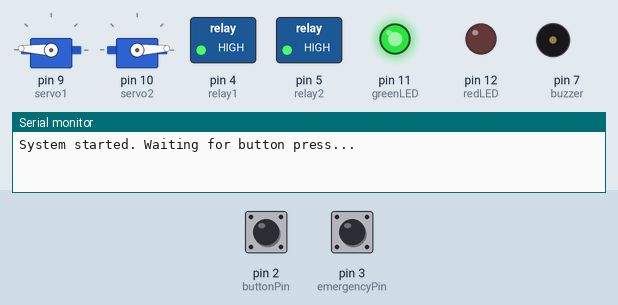
Simulated run of this sketch. Board: Arduino Uno, built with avr-gcc and run on an emulated ATmega328P. Shown: 2 × servo, switched loads named in the sketch (green lamp = pin HIGH), output pins drawn as LEDs (lit = HIGH), buzzer (waves = sounding, pin HIGH), the last lines printed to the serial monitor. Dashed ring = blinking. The inputs (shaded band) are chosen by the test bench; at power-on: pin 2 (buttonPin) HIGH, pin 3 (emergencyPin) HIGH.

Above: at 2.2 s.
2.3 s: pin 2 (buttonPin) pulled LOW for 0.15 s
At 3.4 s:
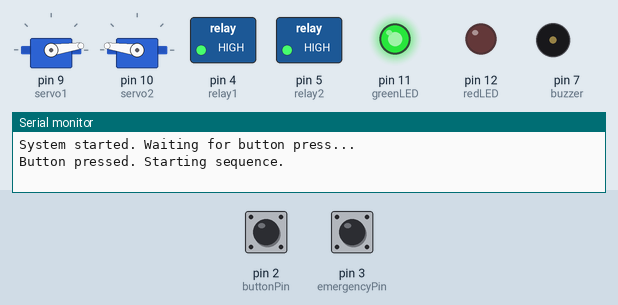
5.4 s: pin 3 (emergencyPin) pulled LOW for 0.15 s
At 5.8 s:
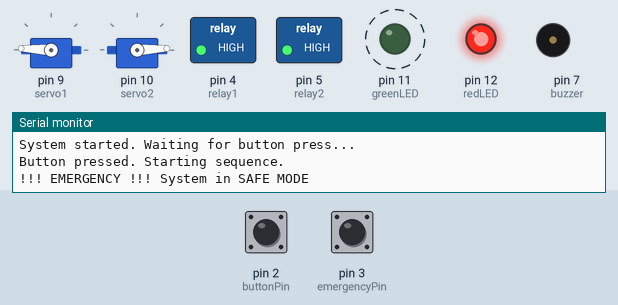
8.4 s: pin 2 (buttonPin) pulled LOW for 1 s
At 8.65 s:
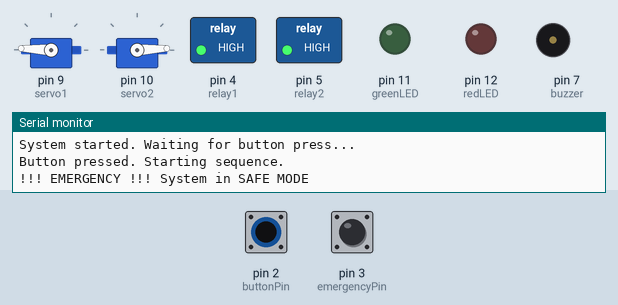
12.4 s: pin 3 (emergencyPin) pulled LOW for 1 s
At 12.9 s:
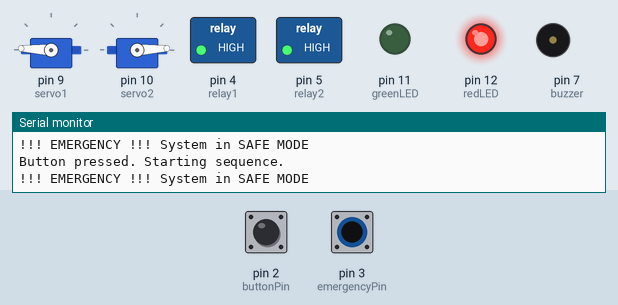
16.4 s: pin 2 (buttonPin) pulled LOW for 0.15 s
At 17.7 s:
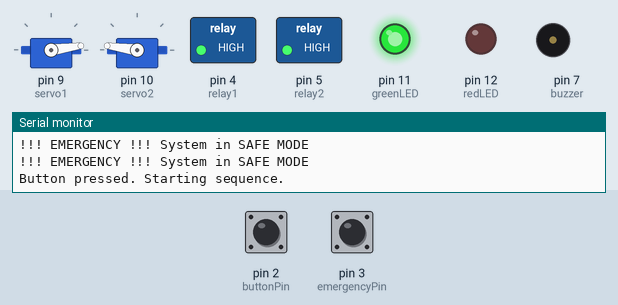
19.5 s: pin 3 (emergencyPin) pulled LOW for 3.2 s
At 20.7 s:
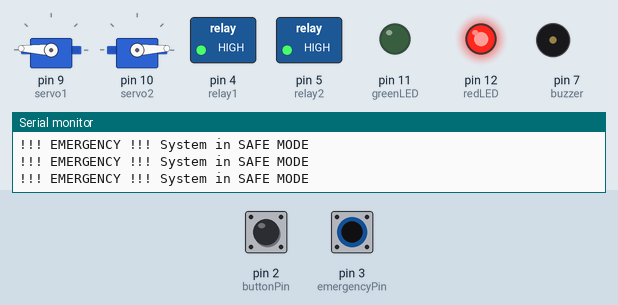
Timing chart, 0 to 26.7 s (numbered marks = the images above; inputs shaded):
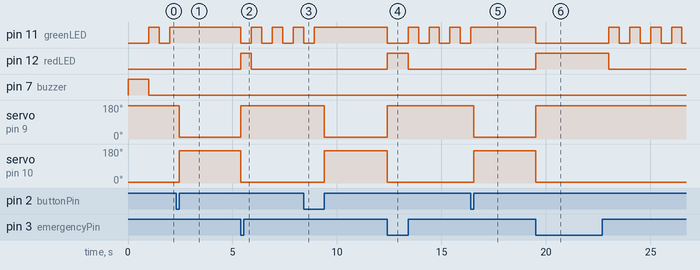

Measured:
- after the input at 2.3 s, pin 11 (greenLED): stops changing and stays HIGH; servo on pin 9 (servo1): 177° → 8° after 0.15 s; servo on pin 10 (servo2): 3° → 172° after 0.15 s
- after the input at 5.4 s, pin 4 (relay1): stays HIGH (without the input it goes to LOW after 1.1 s); pin 11 (greenLED): alternates HIGH for 0.50 s and LOW for 0.50 s, starting at once; pin 12 (redLED): LOW → HIGH at once, → LOW 0.50 s later
- after the input at 8.4 s, pin 11 (greenLED): goes on until 8.9 s, then stays HIGH; servo on pin 9 (servo1): 177° → 8° after 1.0 s; servo on pin 10 (servo2): 3° → 172° after 1.0 s
- after the input at 12.4 s, pin 4 (relay1): stays HIGH (without the input it goes to LOW after 1.0 s); pin 11 (greenLED): HIGH → LOW at once, then repeats every 1.0 s: HIGH 0.50 s, LOW 0.50 s; pin 12 (redLED): LOW → HIGH at once, → LOW 1.0 s later
- after the input at 16.4 s, pin 11 (greenLED): goes on until 16.4 s, then stays HIGH; servo on pin 9 (servo1): 177° → 8° after 0.15 s; servo on pin 10 (servo2): 3° → 172° after 0.15 s
- after the input at 19.5 s, pin 4 (relay1): stays HIGH (without the input it goes to LOW after 1.1 s); pin 5 (relay2): stays HIGH (without the input it goes to LOW after 4.1 s); pin 12 (redLED): LOW → HIGH at once, → LOW 3.5 s later

The sketch:

L_PRESS_LAST_CODE_START_EMERGENCY_LEDs_BUZZER.ino
```cpp
#include <Servo.h>

const int buttonPin = 2; //START BUTONU PİNİ
const int emergencyPin = 3; // EMERGENCY STOP BUTONU PİNİ
const int relay1 = 4;  // BÜKÜM PİSTONU
const int relay2 = 5;  // KUTUYA ATMA PİSTONU


const int redLED = 12;    // EMERGENCY LED
const int greenLED = 11;  // START LED
const int buzzer = 7;      //SİSTEM İLK AÇILDIĞINDA ÇALAN BUZZER

Servo servo1; //SERVONUN ÜSTÜNDE S1 YAZAR (ÜSTTEN BAKINCA SAĞDAKİ MAKİNE DIŞINDAKİ SERVO)
Servo servo2;

bool systemActive = false;
bool buttonPressed = false;
unsigned long pressStartTime = 0;
unsigned long lastMillis = 0;

void setup() {
  Serial.begin(9600);

  pinMode(buttonPin, INPUT_PULLUP);
  pinMode(emergencyPin, INPUT_PULLUP);

  pinMode(relay1, OUTPUT);  // BÜKÜM PİSTON VALFİ RÖLESİ
  pinMode(relay2, OUTPUT);  // KUTUYA ATMA PİSTON VALFİ RÖLESİ


  pinMode(redLED, OUTPUT);
  pinMode(greenLED, OUTPUT);
  pinMode(buzzer, OUTPUT);

  servo1.attach(9);  //SERVOLARIN PİN TANIMLAMALARI
  servo2.attach(10);


   // ENERJİ VERİLDİĞİ ANDA SİSTEMDE BİR KEZ OKUNACAK KODLAR (BAŞLANGIÇ DURUMU)!!
  servo1.write(177);    //SERVO 1 NORMAL KONUMU
  servo2.write(3);      //SERV0 2 NORMAL KONUMU

  digitalWrite(relay1, HIGH);
  digitalWrite(relay2, HIGH);  // Rölerlerin HIGH olmaı rölenin boşta oldğu anlamına gelir. LOW yazarsan röleye akım gider be tetikleme yapılır.!!!!!

  digitalWrite(buzzer, HIGH);
  delay(1000);
  digitalWrite(buzzer, LOW);


  Serial.println("System started. Waiting for button press...");
}

void loop() {

  // Emergency kontrolü her döngüde ilk yapılır
  if (digitalRead(emergencyPin) == LOW) {
    handleEmergency();
    return;
  }

  digitalWrite(redLED, LOW); // Emergency değilse kırmızı LED sönsün

  if (!systemActive) {
    // Hazır modda yeşil LED 500ms de bir yanıp sönsün
    unsigned long currentMillis = millis();
    if (currentMillis - lastMillis >= 500) {    // Hazırda bekleme ledinin (greenled) yanıp sönme sıklığı 500ms. (green led blink delay)
      lastMillis = currentMillis;
      digitalWrite(greenLED, !digitalRead(greenLED));
    }
  } else {
    digitalWrite(greenLED, HIGH); // starta basıldığında ve döngü çalışıyorsa greenLED sabit yansın
  }

  int buttonState = digitalRead(buttonPin);

  if (buttonState == LOW && !buttonPressed) {
    pressStartTime = millis();
    buttonPressed = true;
  }

  if (buttonState == HIGH && buttonPressed) {
    unsigned long pressDuration = millis() - pressStartTime;
    buttonPressed = false;

    if (pressDuration >= 100 && !systemActive) {
      Serial.println("Button pressed. Starting sequence.");
      systemActive = true;
      digitalWrite(greenLED, HIGH);

      // DÖNGÜ BAŞLANGICI
      if (!checkEmergencyDuringAction()) return;

      // Servo hareketi İLER - BEKLEME - GERİ
     // DİKKAT: SERVOLAR KARŞILIKLI KONULDUĞU İÇİN, VOID SETUP İÇİNDE YAZAN İLK KONUMA GÖRE AÇILARI BİRİRİNE ZIT OLARAK DEĞİŞTİRİLECEKTİR. AŞAĞIDAKİ KOD SATIRINDA SÜRME MEKANİZMASI İLERİ HAREKET EDER.

      servo1.write(8);         //SERVOLAR İLERİ HAREKET ETTİ, SAC V YATAĞINA SÜRÜLDÜ VE 3000ms BEKLENDİ
      servo2.write(172);
      if (!waitWithEmergency(3000)) return;   //SERVO hareket süresi delay yani.

      servo1.write(177); //SERVOLAR GERİ KONUMA ÇEKİLDİ VE 1000ms SONRA DİĞER SATIRA GEÇİLDİ
      servo2.write(3);
      if (!waitWithEmergency(1000)) return;


      digitalWrite(relay1, LOW);   // BÜKÜM PİSTONU VALFİ AKTİF. (BÜKÜM PİSTONU SACI BÜKTÜ)
      digitalWrite(relay2, HIGH);
      if (!waitWithEmergency(1500)) return; // 1500ms Büküm konumunda kal


      digitalWrite(relay1, HIGH); // BÜKÜM PİSTONUNU GERİ ÇEK
      digitalWrite(relay2, HIGH);
       if (!waitWithEmergency(1500)) return;

//------------KUTUYA ATMA DÖNGÜSÜ-----------


      digitalWrite(relay1, HIGH);
      digitalWrite(relay2, LOW);  // Kutuya atan piston valfi aktif
      if (!waitWithEmergency(1500)) return;


      digitalWrite(relay1, HIGH);
      digitalWrite(relay2, HIGH); // kutuya atan piston valfi kapalı
      if (!waitWithEmergency(1000)) return;

      Serial.println("Process complete.");
      systemActive = false;
      lastMillis = millis(); // Yanıp sönme
    }
  }
}

// EMERGENCY STOP DURUMUNUN DÖNGÜNÜN HER YERİNDEN ÇAĞIRABİLECEĞİN YER!!
// EMERGENCY DURUMUNDA RÖLELER VE SERVO KONUMLARI: VOİD handleEMERGENCY içerisinde yazan gibi olacaktır. (SERVOLAR İLK KONUMA GİDECEK VE TÜM PİSTONLAR GERİ ÇEKİLECEK)
void handleEmergency() {
  Serial.println("!!! EMERGENCY !!! System in SAFE MODE");

  servo1.write(177);
  servo2.write(3);

  digitalWrite(relay1, HIGH);
  digitalWrite(relay2, HIGH);
  //digitalWrite(relay3, HIGH);
 //digitalWrite(relay4, HIGH);

  digitalWrite(redLED, HIGH);
  digitalWrite(greenLED, LOW);

  systemActive = false;
  delay(500); // Yanıp söner gibi görünüm ama sistemin çalışmadığı durum
}

// Döngüdeyken sürekli Emergency kontrolü
bool checkEmergencyDuringAction() {
  if (digitalRead(emergencyPin) == LOW) {
    handleEmergency();
    return false;
  }
  return true;
}

// Delay yerine kullanılan, arada emergency kontrolü yapan özel bekleme fonksiyonumuz
bool waitWithEmergency(unsigned long ms) {
  unsigned long start = millis();
  while (millis() - start < ms) {
    if (!checkEmergencyDuringAction()) return false;
    delay(10);
  }
  return true;
}
```
